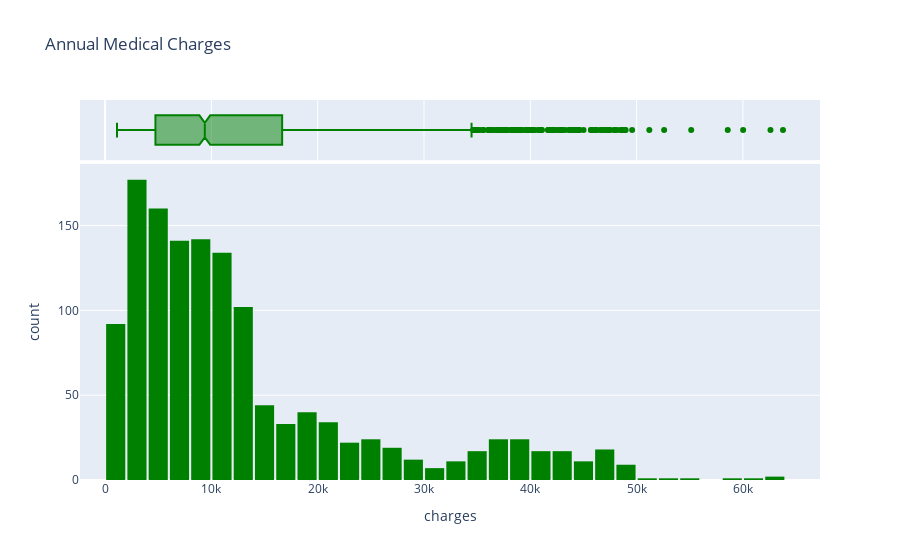

Notebook source saved alongside this figure:
### Code cell
fig = px.histogram(medical_df, 
                   x='charges', 
                   marginal='box', 
                   color_discrete_sequence=['green', 'grey'], 
                   title='Annual Medical Charges')
fig.update_layout(bargap=0.1)
fig.show()

### Figure 1 — Plotly figure (JSON) as saved in the notebook; plotly's stock layout.template omitted (floating-point values rounded to 4 significant figures; data arrays with more than 128 entries replaced by an {"elided": "..."} marker saying what was removed)
{"data": [{"alignmentgroup": "True", "bingroup": "x", "hovertemplate": "charges=%{x}<br>count=%{y}<extra></extra>", "legendgroup": "", "marker": {"color": "green", "pattern": {"shape": ""}}, "name": "", "offsetgroup": "", "orientation": "v", "showlegend": false, "type": "histogram", "x": {"elided": "1338 float values"}, "xaxis": "x", "yaxis": "y"}, {"alignmentgroup": "True", "hovertemplate": "charges=%{x}<extra></extra>", "legendgroup": "", "marker": {"color": "green"}, "name": "", "notched": true, "offsetgroup": "", "showlegend": false, "type": "box", "x": {"elided": "1338 float values"}, "xaxis": "x2", "yaxis": "y2"}], "layout": {"bargap": 0.1, "barmode": "relative", "legend": {"tracegroupgap": 0}, "title": {"text": "Annual Medical Charges"}, "xaxis": {"anchor": "y", "domain": [0, 1], "title": {"text": "charges"}}, "xaxis2": {"anchor": "y2", "domain": [0, 1], "matches": "x", "showgrid": true, "showticklabels": false}, "yaxis": {"anchor": "x", "domain": [0, 0.8316], "title": {"text": "count"}}, "yaxis2": {"anchor": "x2", "domain": [0.8416, 1], "matches": "y2", "showgrid": false, "showline": false, "showticklabels": false, "ticks": ""}}}
